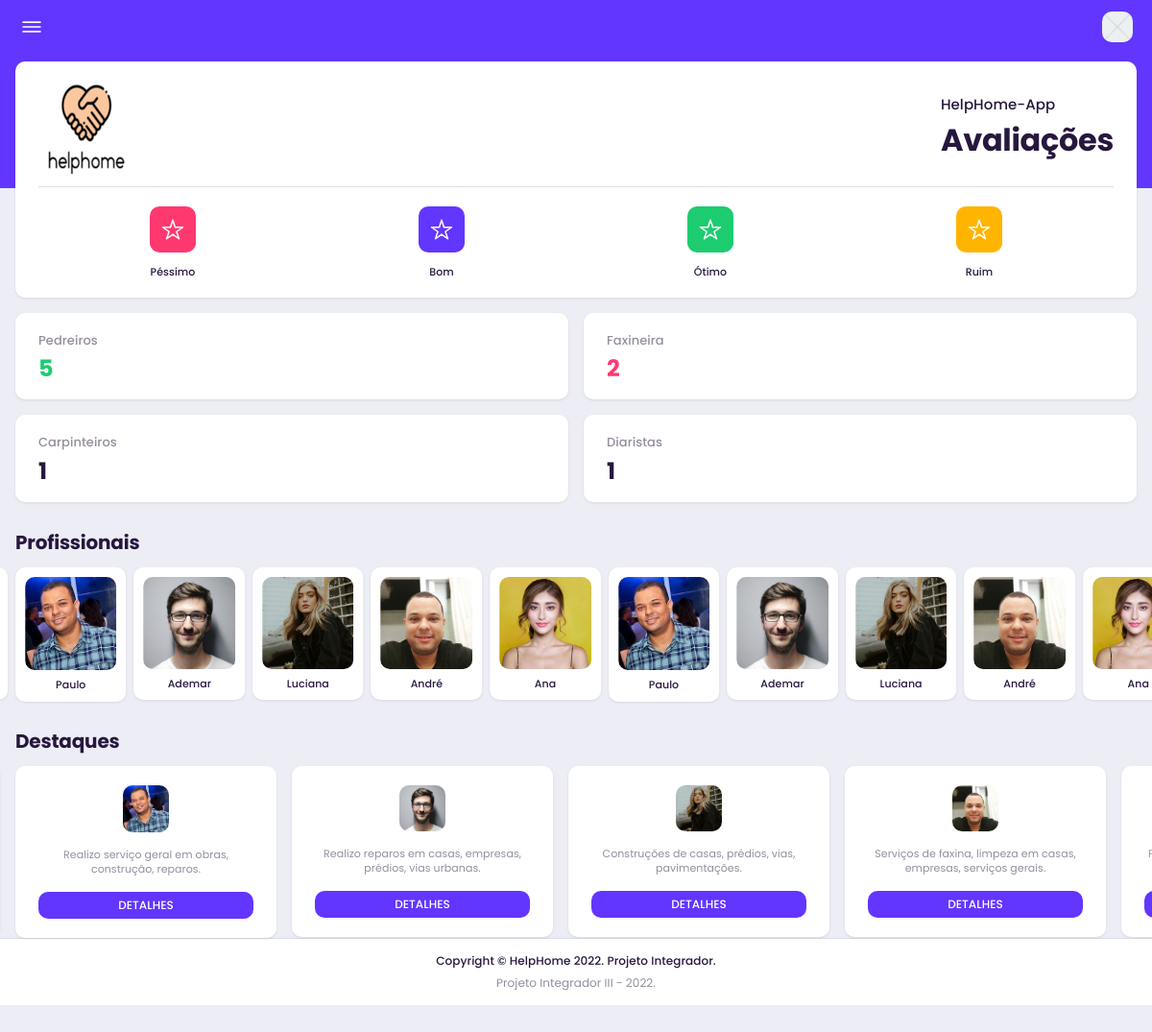
The page /pwa on the database as committed earlier.
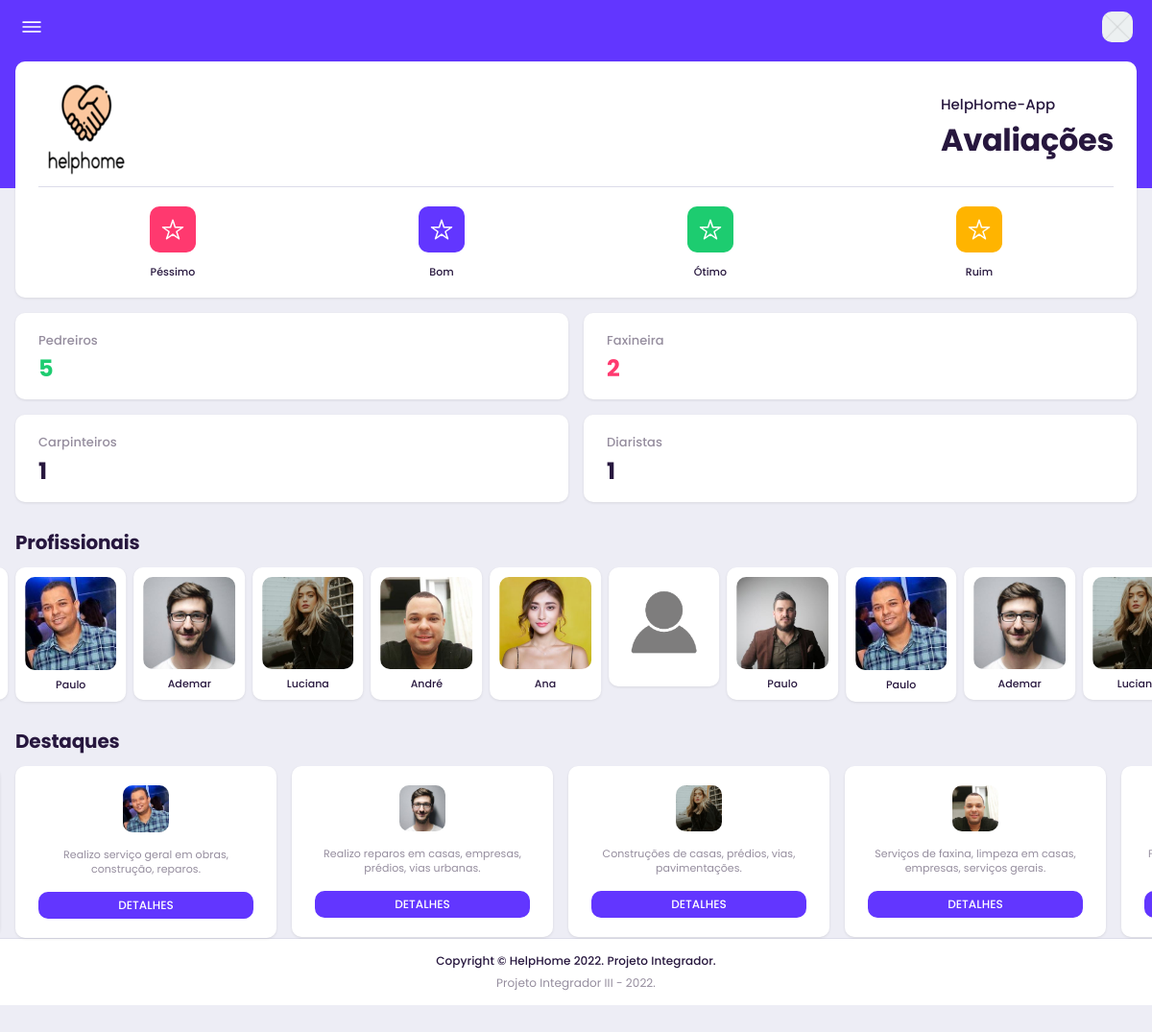
The same page on the database as committed later.
### core/models.py (models this page shows, shortened)
class Profile(models.Model):
    STATES = (('AC', 'Acre'), ('AL', 'Alagoas'), ('AP', 'Amapá'), ('AM', 'Amazonas'), ('BA', 'Bahia'),
              ('CE', 'Ceará'), ('ES', 'Espírito Santo'), ('GO', 'Goiás'), ('MA', 'Maranhão'),
              ('MT', 'Mato Grosso'), ('MS', 'Mato Grosso do Sul'), ('MG', 'Minas Gerais'),
              ('PA', 'Pará'), ('PB', 'Paraíba'), ('PR', 'Paraná'), ('PE', 'Pernambuco'), ('PI', 'Piauí'),
              ('RJ', 'Rio de Janeiro'), ('RN', 'Rio Grande do Norte'), ('RS', 'Rio Grande do Sul'),
              ('RO', 'Rondônia'), ('RR', 'Roraima'), ('SC', 'Santa Catarina'), ('SP', 'São Paulo'),
              ('SE', 'Sergipe'), ('TO', 'Tocantins'), ('DF', 'Distrito Federal'),
              )
    GENDER = (
        ('M', 'Masculino'),
        ('F', 'Feminino'),
        ('O', 'Outro'),
    )
    user = models.OneToOneField(User, on_delete=models.CASCADE, verbose_name='Usuário', related_name='profile')
    picture = models.ImageField(verbose_name='Foto', null=True, blank=True, default='profile_pics/default.png',
                                upload_to='profile_pics')
    birth_date = models.DateField(verbose_name='Data de nascimento', blank=True, null=True)
    gender = models.CharField(max_length=1, choices=GENDER, verbose_name='Gênero', blank=True, null=True)
    services = models.ManyToManyField(Service, verbose_name='Serviço', blank=True, related_name='profile')
    profile_description = models.TextField(max_length=500, verbose_name='Descrição', blank=True, null=True)
    social_number = models.CharField(max_length=11, verbose_name='CPF', unique=True, blank=True, null=True)
    phone_number = models.CharField(max_length=11, verbose_name='Telephone', blank=True, null=True)
    zip_code = models.CharField(max_length=8, verbose_name='CEP', blank=True, null=True)
    street = models.CharField(max_length=100, verbose_name='logradouro', blank=True, null=True)
    number = models.CharField(max_length=8, verbose_name='Número', blank=True, null=True)
    complement = models.CharField(max_length=100, verbose_name='Complemento', blank=True, null=True)
    district = models.CharField(max_length=100, verbose_name='Bairro', blank=True, null=True)
    city = models.CharField(max_length=50, verbose_name='Cidade', blank=True, null=False)
    state = models.CharField(max_length=2, choices=STATES, verbose_name='Estado', blank=True, null=True)
    created = models.DateTimeField(auto_now_add=True, verbose_name='Criado em')
    modified = models.DateTimeField(auto_now=True, verbose_name='Modificado em')
    class Meta:
        verbose_name = 'Perfil'
        verbose_name_plural = 'Perfis'
        ordering = ['created']

### core/views.py (the view)
# urls.py: path('', include('pwa.urls')),
def pwa(request):
        usuario = Profile.objects.all()
        servicos = Review.objects.all()
        template = loader.get_template('core/pwa.html')
        context = {
        'usuario': usuario,
        'servicos':servicos,
        }
        return new_func(request, template, context)

### core/views.py (called while the page is built)
def new_func(request, template, context):
    return HttpResponse(template.render(context, request))

### templates/core/pwa.html (shortened to what the changed rows need)
{% extends "core/base_pwa.html" %}
{% load account socialaccount %}
{% load static %}
{% block content %}
<div id="appCapsule">
    <div class="section wallet-card-section pt-1">
        <div class="wallet-card">
            <div class="balance">
                <div class="right">
                    <h1 class="total">Avaliações</h1>
                </div>
            </div>
        </div>
    </div>
    <div class="section full mt-4">
        <div class="section-heading padding">
            <h2 class="title">Profissionais</h2>
        </div>
        <div class="carousel-small splide">
            <div class="splide__track">
                <ul class="splide__list">
                    {% for usuario in usuario %}
                    <li class="splide__slide">
                        <a href="{% url 'profile_detail_pwa' pk=usuario.pk %}">
                            <div class="user-card">
                                <img src="{{ usuario.picture.url }}" alt="img" class="imaged w-100">
                                <strong>{{usuario.user.first_name}}</strong>
                            </div>
                        </a>
                    </li>
                    {% endfor %}
                </ul>
            </div>
        </div>
    </div>
    <div class="section full mt-4">
        <div class="section-heading padding">
            <h2 class="title">Destaques</h2>
                       </div>
        <div class="carousel-multiple splide">
            <div class="splide__track">
                <ul class="splide__list">
                    {% for usuario in usuario %}
                    <li class="splide__slide">
                        <div class="bill-box">
                            <div class="img-wrapper">
                                <img src="{{ usuario.picture.url }}" alt="img" class="image-block imaged w48">
                            </div>
                            <p>{{ usuario.profile_description}}</p>
                            <a href="{% url 'profile_detail_pwa' pk=usuario.pk %}" class="btn btn-primary btn-block btn-sm">DETALHES</a>
                        </div>
                    </li>
{% endfor %}
                </ul>
            </div>
        </div>
    </div>
</div>
{% endblock content%}

Rows that differ between the two databases and show on the page:
added Profile: picture (placeholder picture), shown under "Profissionais"
added Profile: picture (picture), user.first_name "Paulo"
